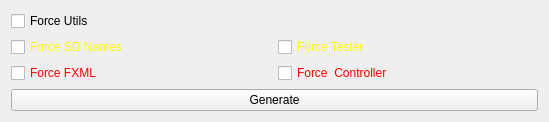
<?xml version="1.0" encoding="UTF-8"?>
<ui version="4.0">
 <class>Form</class>
 <widget class="QWidget" name="Form">
  <property name="geometry">
   <rect>
    <x>0</x>
    <y>0</y>
    <width>549</width>
    <height>110</height>
   </rect>
  </property>
  <property name="windowTitle">
   <string>Form</string>
  </property>
  <layout class="QGridLayout" name="gridLayout">
   <item row="0" column="0">
    <widget class="QCheckBox" name="force_utils">
     <property name="text">
      <string>Force Utils</string>
     </property>
    </widget>
   </item>
   <item row="1" column="0">
    <widget class="QCheckBox" name="force_nt_names">
     <property name="styleSheet">
      <string notr="true">color: yellow;</string>
     </property>
     <property name="text">
      <string>Force SD Names</string>
     </property>
    </widget>
   </item>
   <item row="1" column="1">
    <widget class="QCheckBox" name="force_tester">
     <property name="styleSheet">
      <string notr="true">color: yellow;</string>
     </property>
     <property name="text">
      <string>Force Tester</string>
     </property>
    </widget>
   </item>
   <item row="2" column="0">
    <widget class="QCheckBox" name="force_fxml">
     <property name="styleSheet">
      <string notr="true">color: red;</string>
     </property>
     <property name="text">
      <string>Force FXML</string>
     </property>
    </widget>
   </item>
   <item row="2" column="1">
    <widget class="QCheckBox" name="force_controller">
     <property name="styleSheet">
      <string notr="true">color: red;</string>
     </property>
     <property name="text">
      <string>Force  Controller</string>
     </property>
    </widget>
   </item>
   <item row="3" column="0" colspan="2">
    <widget class="QPushButton" name="generate_btn">
     <property name="text">
      <string>Generate</string>
     </property>
    </widget>
   </item>
  </layout>
 </widget>
 <resources/>
 <connections/>
</ui>
